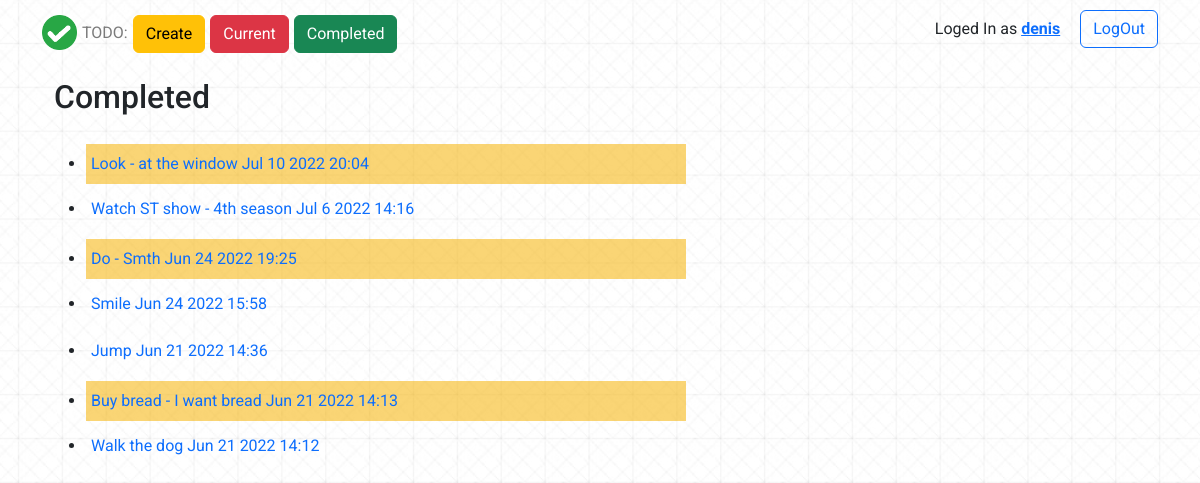
The app's page /completed/ (signed in) with its own data.
### todo/models.py (models this page shows, shortened)
class ToDo(models.Model):
    title = models.CharField(max_length=100)
    memo = models.TextField(blank=True)
    date = models.DateTimeField(auto_now_add=True)
    date_completed = models.DateTimeField(null=True, blank=True)
    important = models.BooleanField(default=False)
    user = models.ForeignKey(User, on_delete=models.CASCADE)

### todo/views.py (the view)
# urls.py: path('completed/', views.completedtodos, name = 'completedtodos'),
@login_required
def completedtodos(request):
    todos = ToDo.objects.filter(user=request.user, date_completed__isnull=False).order_by('-date_completed')
    return render(request, 'todo/completedtodos.html', {'todos':todos})

### todo/templates/todo/completedtodos.html
{% extends 'todo/base.html' %}
{% block content %}
<div class="container">
    <div class="completed-block">
        <h2>Completed</h2>
        <div class="completed-tasks">
            <ul>
                {% for todo in todos %}
                <li>
                    <div class="completed-todo">
                        <a href="{% url 'viewtodo' todo.id %}">
                            {% if todo.important %}<div class="copleted-important form">{{ todo.title }} {% if todo.memo %} - {{ todo.memo | truncatechars:54 }}  {% endif %} {{ todo.date_completed|date:'M j Y H:i' }}</div> {% endif %}
                            {% if not todo.important %}<div class="completed-not-imortant"> {{ todo.title }} {% if todo.memo %} - {{ todo.memo | truncatechars:54 }} {% endif %} {{ todo.date_completed|date:'M j Y H:i' }}</div>   {% endif %}
                        </a>
                    </div>
                </li>
                {% endfor %}
            </ul>
        </div>
    </div>
</div>
{% endblock %}

### todo/templates/todo/base.html (shortened to what this page needs)
{% load static %}
<!doctype html>
<html lang="en">
  <head>
    <link href="https://cdn.jsdelivr.net/npm/bootstrap@5.2.0-beta1/dist/css/bootstrap.min.css" rel="stylesheet">
    <link rel="stylesheet" href="{% static 'css/style.css'%}">
  </head>
  <body>
    <div class="header">
        <div class="container">
            <nav>
                <div class="menu col-md-8">
                    <div class="menu_btn">
                        <a class="logo-ref" href="/">
                            <img src="{% static 'img/Logo.png' %}" width="35" height="35" class="d-inline-block align-top" alt="Logo">
                            <div class="logo_title">TODO:</div>
                        </a>
                        <a href="{% url 'createtodo' %}">
                            <button type="button" class="btn btn-warning">Create</button>
                        </a>
                        <a href="{% url 'currenttodos' %}">
                            <button type="button" class="btn btn-danger">Current</button>
                        </a>
                        <a href="{% url 'completedtodos' %}">
                            <button type="button" class="btn btn-success">Completed</button>
                        </a>
                    </div>
                </div>
                <div class="logout col-md-4">
                    {% if user.is_authenticated  %}
                    <div class="user_name_loggin">Loged In as
                        <span>
                            <a href="{% url 'currenttodos' %}">
                                {{ user.username }}
                            </a>
                        </span>
                    </div>
                    <form  action="{% url 'logoutuser' %}" method="POST">
                    <button type="submit" class="btn btn-outline-primary">LogOut</button>
                    </form>
                    {% endif %}
                </div>
            </nav>
        </div>
    </div>
    <div class="container">
        {% block content %}{% endblock %}
    </div>
  </body>
</html>

### static/css/style.css (style rules this page uses)
body { font-family:Roboto;background:url(../img/bg_middle.jpg) center center/ cover repeat }
nav { margin-top:10px;display:flex }
.menu { display:flex;align-content:center;padding:5px 0 }
.menu .menu_btn { display:flex }
.menu .logo-ref { display:flex }
.menu a { margin-right:5px;text-decoration:none }
.menu .menu_btn .logo_title { color:#7a7a7a;text-align:center;line-height:36px }
.menu .menu_btn img { margin-right:5px }
.logout { display:flex;justify-content:right;align-content:center }
.logout .user_name_loggin { margin-right:20px;padding:7px 0 5px }
.logout .user_name_loggin span { color:blue;font-weight:700 }
.completed-block { margin-top:20px }
.completed-tasks { margin-top:20px }
.completed-todo a { text-decoration:none }
.completed-todo { padding-top:5px }
.copleted-important { margin-top:3px;background-color:rgba(247,180,10,0.562);padding:8px 0 10px 5px;height:40px;width:600px }
.completed-not-imortant { background-color:none;padding:8px 0 10px 5px }

### records on screen
ToDo: title "Look", memo "at the window", date_completed "Jul 10 2022 20:04"
ToDo: title "Watch ST show", memo "4th season", date_completed "Jul 6 2022 14:16"
ToDo: title "Do", memo "Smth", date_completed "Jun 24 2022 19:25"
ToDo: title "Smile", date_completed "Jun 24 2022 15:58"
ToDo: title "Jump", date_completed "Jun 21 2022 14:36"
ToDo: title "Buy bread", memo "I want bread", date_completed "Jun 21 2022 14:13"
ToDo: title "Walk the dog", date_completed "Jun 21 2022 14:12"

### other values on screen
{{ user.username }} "denis"
